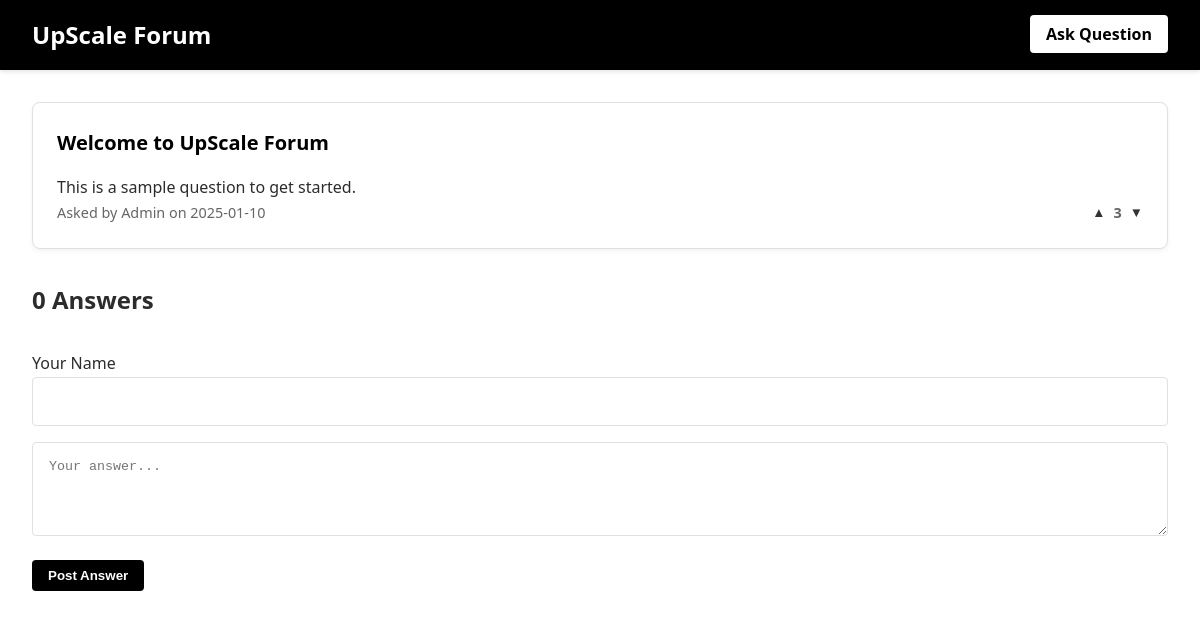
Screenshot of /question/3 with the database file from the repository.
### app.py (models this page shows)
class Question(db.Model):
    __tablename__ = 'questions'  # Explicitly set table name
    id = db.Column(db.Integer, primary_key=True)
    title = db.Column(db.String(200), nullable=False)
    content = db.Column(db.Text, nullable=False)
    author_name = db.Column(db.String(80), nullable=False)
    created_at = db.Column(db.DateTime, default=datetime.utcnow)
    votes = db.Column(db.Integer, default=0)
    answers = db.relationship('Answer', backref='question', lazy=True, cascade='all, delete-orphan')

### app.py (the view, shortened to what this page needs)
@app.route('/question/<int:question_id>', methods=['GET', 'POST'])
def question(question_id):
    question = Question.query.get_or_404(question_id)
    return render_template('question.html', question=question)

### templates/question.html (shortened to what this page needs)
{% extends "base.html" %}
{% block content %}
<div class="question-detail">
    <div class="question-card">
        <h1 class="question-title">{{ question.title }}</h1>
        <p class="question-content">{{ question.content }}</p>
        <div class="question-meta">
            <span>Asked by {{ question.author_name }} on {{ question.created_at.strftime('%Y-%m-%d') }}</span>
            <div class="vote-buttons">
                <button class="vote-btn" onclick="vote('question', {{ question.id }}, 1)">▲</button>
                <span class="vote-count" id="votes-question-{{ question.id }}">{{ question.votes }}</span>
                <button class="vote-btn" onclick="vote('question', {{ question.id }}, -1)">▼</button>
            </div>
        </div>
    </div>
    <div class="answers-section">
        <h2>{{ question.answers|length }} Answers</h2>
        <form class="answer-form" method="POST">
            <div class="form-group">
                <label for="author_name">Your Name</label>
                <input type="text" id="author_name" name="author_name" class="answer-input" required>
            </div>
            <textarea class="answer-input" name="content" rows="4" placeholder="Your answer..." required></textarea>
            <button type="submit" class="submit-btn">Post Answer</button>
        </form>
    </div>
</div>
{% endblock %}

### static/css/style.css (style rules this page uses)
:root { --primary-color: #000000; --secondary-color: #ffffff; --accent-color: #333333; --text-color: #2c2c2c; --border-color: #e0e0e0; }
* { margin: 0; padding: 0; box-sizing: border-box; }
body { font-family: 'Segoe UI', Tahoma, Geneva, Verdana, sans-serif; line-height: 1.6; background-color: var(--secondary-color); color: var(--text-color); }
.question-card { background-color: var(--secondary-color); border: 1px solid var(--border-color); border-radius: 8px; padding: 1.5rem; margin-bottom: 1.5rem; box-shadow: 0 2px 4px rgba(0,0,0,0.05); }
.question-title { font-size: 1.25rem; color: var(--primary-color); margin-bottom: 1rem; }
.question-meta { display: flex; justify-content: space-between; align-items: center; color: #666; font-size: 0.9rem; }
.vote-buttons { display: flex; align-items: center; gap: 0.5rem; }
.vote-btn { background: none; border: none; cursor: pointer; color: var(--accent-color); }
.vote-count { font-weight: bold; }
.answer-form { margin-top: 2rem; }
.answer-input { width: 100%; padding: 1rem; border: 1px solid var(--border-color); border-radius: 4px; margin-bottom: 1rem; resize: vertical; }
.submit-btn { background-color: var(--primary-color); color: var(--secondary-color); border: none; padding: 0.5rem 1rem; border-radius: 4px; cursor: pointer; font-weight: bold; }
.answers-section { margin-top: 2rem; }

### rows the page displays
Question: title "Welcome to UpScale Forum", content "This is a sample question to get started.", author_name "Admin", created_at "2025-01-10", votes "3"

### other values shown
{{ question.answers|length }} "0"
